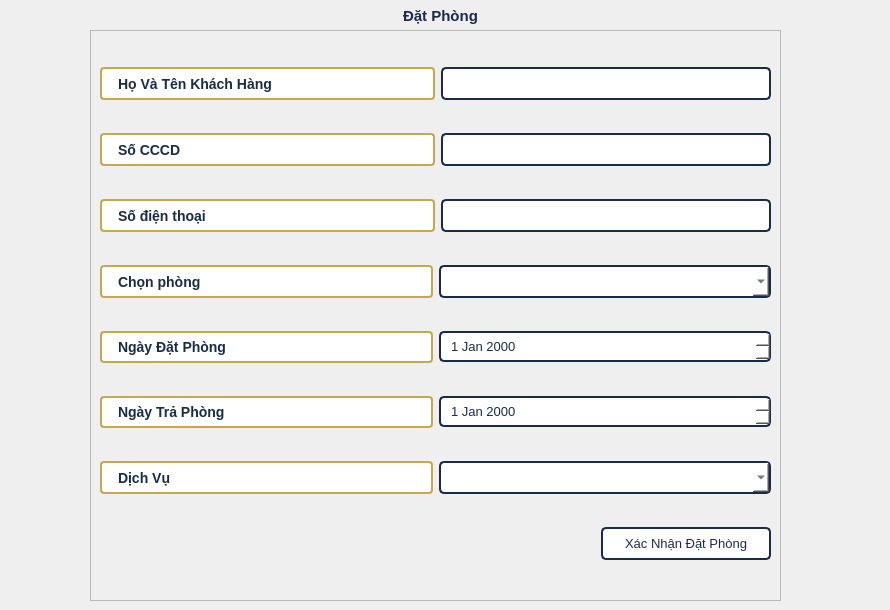
        <widget class="QWidget" name="page">
         <widget class="QFrame" name="CheckInForm">
          <property name="geometry">
           <rect>
            <x>90</x>
            <y>30</y>
            <width>691</width>
            <height>571</height>
           </rect>
          </property>
          <property name="frameShape">
           <enum>QFrame::StyledPanel</enum>
          </property>
          <property name="frameShadow">
           <enum>QFrame::Raised</enum>
          </property>
          <widget class="QWidget" name="verticalLayoutWidget_3">
           <property name="geometry">
            <rect>
             <x>10</x>
             <y>10</y>
             <width>671</width>
             <height>553</height>
            </rect>
           </property>
           <layout class="QVBoxLayout" name="verticalLayout_3">
            <item>
             <layout class="QHBoxLayout" name="horizontalLayout_6">
              <item>
               <widget class="QLabel" name="label_4">
                <property name="maximumSize">
                 <size>
                  <width>400</width>
                  <height>40</height>
                 </size>
                </property>
                <property name="styleSheet">
                 <string notr="true">background-color: #FFFFFF;
    border: 1.5px solid #C9A84C;
    border-radius: 4px;
    color: #1A2B4A;
    font-size: 14px;
    font-weight: bold;
    padding: 6px 12px;
    min-width: 100px;</string>
                </property>
                <property name="text">
                 <string>Họ Và Tên Khách Hàng</string>
                </property>
               </widget>
              </item>
              <item>
               <widget class="QLineEdit" name="lineEdit">
                <property name="minimumSize">
                 <size>
                  <width>60</width>
                  <height>0</height>
                 </size>
                </property>
                <property name="maximumSize">
                 <size>
                  <width>330</width>
                  <height>16777215</height>
                 </size>
                </property>
                <property name="styleSheet">
                 <string notr="true">QLineEdit {
    background-color: #FFFFFF;
    border: 1.5px solid #1A2B4A;
    border-radius: 5px;
    padding: 6px 10px;
    font-size: 13px;
    color: #1A2B4A;
}

QLineEdit:focus {
    border-color: #C9A84C;
}</string>
                </property>
               </widget>
              </item>
             </layout>
            </item>
            <item>
             <layout class="QHBoxLayout" name="horizontalLayout_7">
              <item>
               <widget class="QLabel" name="label_5">
                <property name="maximumSize">
                 <size>
                  <width>16777215</width>
                  <height>40</height>
                 </size>
                </property>
                <property name="styleSheet">
                 <string notr="true">background-color: #FFFFFF;
    border: 1.5px solid #C9A84C;
    border-radius: 4px;
    color: #1A2B4A;
    font-size: 14px;
    font-weight: bold;
    padding: 6px 12px;
    min-width: 100px;</string>
                </property>
                <property name="text">
                 <string>Số CCCD</string>
                </property>
               </widget>
              </item>
              <item>
               <widget class="QLineEdit" name="lineEdit_2">
                <property name="minimumSize">
                 <size>
                  <width>60</width>
                  <height>0</height>
                 </size>
                </property>
                <property name="maximumSize">
                 <size>
                  <width>330</width>
                  <height>16777215</height>
                 </size>
                </property>
                <property name="styleSheet">
                 <string notr="true">QLineEdit {
    background-color: #FFFFFF;
    border: 1.5px solid #1A2B4A;
    border-radius: 5px;
    padding: 6px 10px;
    font-size: 13px;
    color: #1A2B4A;
}

QLineEdit:focus {
    border-color: #C9A84C;
}</string>
                </property>
               </widget>
              </item>
             </layout>
            </item>
            <item>
             <layout class="QHBoxLayout" name="horizontalLayout_13">
              <item>
               <widget class="QLabel" name="label_6">
                <property name="maximumSize">
                 <size>
                  <width>16777215</width>
                  <height>40</height>
                 </size>
                </property>
                <property name="styleSheet">
                 <string notr="true">background-color: #FFFFFF;
    border: 1.5px solid #C9A84C;
    border-radius: 4px;
    color: #1A2B4A;
    font-size: 14px;
    font-weight: bold;
    padding: 6px 12px;
    min-width: 100px;</string>
                </property>
                <property name="text">
                 <string>Số điện thoại</string>
                </property>
               </widget>
              </item>
              <item>
               <widget class="QLineEdit" name="lineEdit_3">
                <property name="minimumSize">
                 <size>
                  <width>60</width>
                  <height>0</height>
                 </size>
                </property>
                <property name="maximumSize">
                 <size>
                  <width>330</width>
                  <height>16777215</height>
                 </size>
                </property>
                <property name="styleSheet">
                 <string notr="true">QLineEdit {
    background-color: #FFFFFF;
    border: 1.5px solid #1A2B4A;
    border-radius: 5px;
    padding: 6px 10px;
    font-size: 13px;
    color: #1A2B4A;
}

QLineEdit:focus {
    border-color: #C9A84C;
}</string>
                </property>
               </widget>
              </item>
             </layout>
            </item>
            <item>
             <layout class="QHBoxLayout" name="horizontalLayout_14">
              <item>
               <widget class="QLabel" name="label_7">
                <property name="maximumSize">
                 <size>
                  <width>16777215</width>
                  <height>40</height>
                 </size>
                </property>
                <property name="styleSheet">
                 <string notr="true">background-color: #FFFFFF;
    border: 1.5px solid #C9A84C;
    border-radius: 4px;
    color: #1A2B4A;
    font-size: 14px;
    font-weight: bold;
    padding: 6px 12px;
    min-width: 100px;</string>
                </property>
                <property name="text">
                 <string>Chọn phòng</string>
                </property>
               </widget>
              </item>
              <item>
               <widget class="QComboBox" name="comboBox">
                <property name="minimumSize">
                 <size>
                  <width>264</width>
                  <height>0</height>
                 </size>
                </property>
                <property name="maximumSize">
                 <size>
                  <width>400</width>
                  <height>16777215</height>
                 </size>
                </property>
                <property name="styleSheet">
                 <string notr="true">
QComboBox {
    background-color: #FFFFFF;
    border: 1.5px solid #1A2B4A;
    border-radius: 5px;
    padding: 6px 10px;
    color: #1A2B4A;
    font-size: 13px;
    min-width: 240px;
}

QComboBox:focus {
    border-color: #C9A84C;
}</string>
                </property>
               </widget>
              </item>
             </layout>
            </item>
            <item>
             <layout class="QHBoxLayout" name="horizontalLayout_15">
              <item>
               <widget class="QLabel" name="label_8">
                <property name="maximumSize">
                 <size>
                  <width>16777215</width>
                  <height>40</height>
                 </size>
                </property>
                <property name="styleSheet">
                 <string notr="true">background-color: #FFFFFF;
    border: 1.5px solid #C9A84C;
    border-radius: 4px;
    color: #1A2B4A;
    font-size: 14px;
    font-weight: bold;
    padding: 6px 12px;
    min-width: 100px;</string>
                </property>
                <property name="text">
                 <string>Ngày Đặt Phòng</string>
                </property>
               </widget>
              </item>
              <item>
               <widget class="QDateEdit" name="dateEdit">
                <property name="styleSheet">
                 <string notr="true">QDateEdit {
    background-color: #FFFFFF;
    border: 1.5px solid #1A2B4A;
    border-radius: 5px;
    padding: 5px 8px;
    color: #1A2B4A;
    font-size: 13px;
}

QDateEdit:focus {
    border-color: #C9A84C;
}

QDateEdit::drop-down {
    border: none;
    width: 22px;
}
</string>
                </property>
               </widget>
              </item>
             </layout>
            </item>
            <item>
             <layout class="QHBoxLayout" name="horizontalLayout_16">
              <item>
               <widget class="QLabel" name="label_9">
                <property name="maximumSize">
                 <size>
                  <width>16777215</width>
                  <height>40</height>
                 </size>
                </property>
                <property name="styleSheet">
                 <string notr="true">background-color: #FFFFFF;
    border: 1.5px solid #C9A84C;
    border-radius: 4px;
    color: #1A2B4A;
    font-size: 14px;
    font-weight: bold;
    padding: 6px 12px;
    min-width: 100px;</string>
                </property>
                <property name="text">
                 <string>Ngày Trả Phòng</string>
                </property>
               </widget>
              </item>
              <item>
               <widget class="QDateEdit" name="dateEdit_2">
                <property name="styleSheet">
                 <string notr="true">QDateEdit {
    background-color: #FFFFFF;
    border: 1.5px solid #1A2B4A;
    border-radius: 5px;
    padding: 5px 8px;
    color: #1A2B4A;
    font-size: 13px;
}

QDateEdit:focus {
    border-color: #C9A84C;
}

QDateEdit::drop-down {
    border: none;
    width: 22px;
}
</string>
                </property>
               </widget>
              </item>
             </layout>
            </item>
            <item>
             <layout class="QHBoxLayout" name="horizontalLayout_10">
              <item>
               <widget class="QLabel" name="label_10">
                <property name="maximumSize">
                 <size>
                  <width>16777215</width>
                  <height>40</height>
                 </size>
                </property>
                <property name="styleSheet">
                 <string notr="true">background-color: #FFFFFF;
    border: 1.5px solid #C9A84C;
    border-radius: 4px;
    color: #1A2B4A;
    font-size: 14px;
    font-weight: bold;
    padding: 6px 12px;
    min-width: 100px;</string>
                </property>
                <property name="text">
                 <string>Dịch Vụ</string>
                </property>
               </widget>
              </item>
              <item>
               <widget class="QComboBox" name="comboBox_2">
                <property name="minimumSize">
                 <size>
                  <width>264</width>
                  <height>0</height>
                 </size>
                </property>
                <property name="maximumSize">
                 <size>
                  <width>400</width>
                  <height>16777215</height>
                 </size>
                </property>
                <property name="styleSheet">
                 <string notr="true">
QComboBox {
    background-color: #FFFFFF;
    border: 1.5px solid #1A2B4A;
    border-radius: 5px;
    padding: 6px 10px;
    color: #1A2B4A;
    font-size: 13px;
    min-width: 240px;
}

QComboBox:focus {
    border-color: #C9A84C;
}</string>
                </property>
               </widget>
              </item>
             </layout>
            </item>
            <item>
             <layout class="QHBoxLayout" name="horizontalLayout_17">
              <item>
               <spacer name="horizontalSpacer_2">
                <property name="orientation">
                 <enum>Qt::Horizontal</enum>
                </property>
                <property name="sizeHint" stdset="0">
                 <size>
                  <width>40</width>
                  <height>20</height>
                 </size>
                </property>
               </spacer>
              </item>
              <item>
               <widget class="QPushButton" name="BtnXN">
                <property name="styleSheet">
                 <string notr="true">QPushButton {
    background-color: #FFFFFF;
    color: #1A2B4A;
    border: 1.5px solid #1A2B4A;
    border-radius: 5px;
    padding: 7px 22px;
    font-size: 13px;
    min-width: 110px;
}

QPushButton:hover {
    background-color: #E8F5E9;
    border-color: #3B6D11;
    color: #3B6D11;
}</string>
                </property>
                <property name="text">
                 <string>Xác Nhận Đặt Phòng</string>
                </property>
               </widget>
              </item>
             </layout>
            </item>
           </layout>
          </widget>
         </widget>
         <widget class="QWidget" name="horizontalLayoutWidget_15">
          <property name="geometry">
           <rect>
            <x>0</x>
            <y>0</y>
            <width>881</width>
            <height>31</height>
           </rect>
          </property>
          <layout class="QHBoxLayout" name="horizontalLayout_22">
           <item>
            <spacer name="horizontalSpacer_11">
             <property name="orientation">
              <enum>Qt::Horizontal</enum>
             </property>
             <property name="sizeHint" stdset="0">
              <size>
               <width>40</width>
               <height>20</height>
              </size>
             </property>
            </spacer>
           </item>
           <item>
            <widget class="QLabel" name="label_23">
             <property name="styleSheet">
              <string notr="true">color: #1A2A4A;
  font-size: 15px;
  font-weight: bold;</string>
             </property>
             <property name="text">
              <string>Đặt Phòng</string>
             </property>
            </widget>
           </item>
           <item>
            <spacer name="horizontalSpacer_12">
             <property name="orientation">
              <enum>Qt::Horizontal</enum>
             </property>
             <property name="sizeHint" stdset="0">
              <size>
               <width>40</width>
               <height>20</height>
              </size>
             </property>
            </spacer>
           </item>
          </layout>
         </widget>
        </widget>
